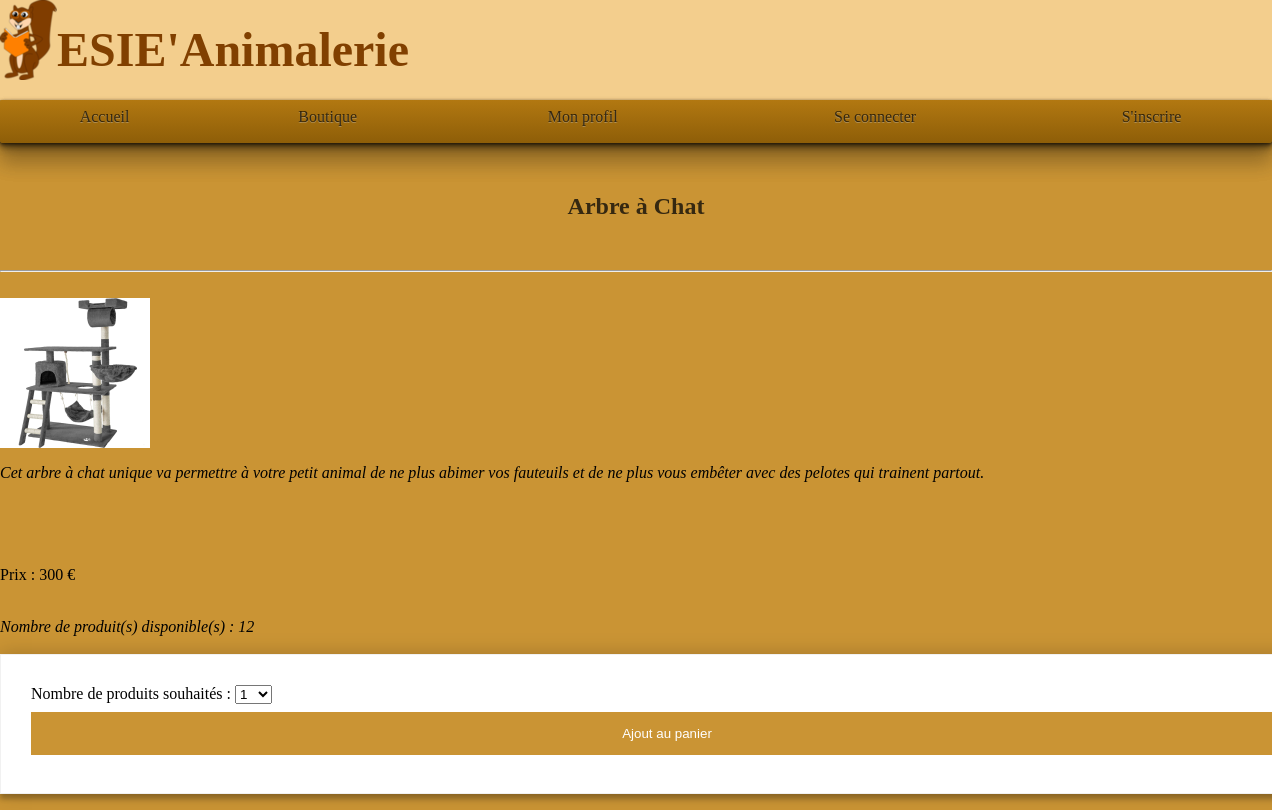
/Sources/fiche_produit.php?ID_Produit=2, run on the app's committed database.
### tables this page shows
CREATE TABLE `Produits` (
  `ID_Produit` int(11) NOT NULL,
  `Nom_Produit` varchar(100) NOT NULL,
  `ID_Categorie` int(50) NOT NULL,
  `Image_Produit` varchar(45) NOT NULL,
  `Description_Produit` text NOT NULL,
  `Prix_Produit` int(10) NOT NULL,
  `Quantite_Produit` int(10) NOT NULL
);

### Sources/fiche_produit.php (the view, shortened to what this page needs)
<?php
include ('connexionBDD.php');
?>
<html>
	<body>
		<link rel="stylesheet" href="style.css"/>
		<?php require "entete.php"; ?>
<?php
if(isset($_GET['ID_Produit']))
{
	$query = "SELECT * FROM Produits WHERE ID_Produit = '$_GET[ID_Produit]'";
	$resultat = mysqli_query($mysqli, $query);
}
$produit = $resultat->fetch_assoc();
$contenu .= "<div id='produit'>";
$contenu .= "<h2>$produit[Nom_Produit]</h2><hr><br>";
$contenu .= "<img src='../Images/$produit[Image_Produit]' ='150' height='150'>";
$contenu .= "<p><i>$produit[Description_Produit]</i></p><br>";
$contenu .= "<p>$produit[Date_Produit]</p><br>";
$contenu .= "<p>Prix : $produit[Prix_Produit] €</p><br>";
$contenu .= "</div>";
if($produit['Quantite_Produit'] > 0)
{
    $contenu .= "<i>Nombre de produit(s) disponible(s) : $produit[Quantite_Produit] </i><br><br>";
    $contenu .= '<form method="post" action="panier.php">';
        $contenu .= "<input type='hidden' name='ID_Produit' value='$produit[ID_Produit]'>";
        $contenu .= '<label for="quantite">Nombre de produits souhaités : </label>';
        $contenu .= '<select id="quantite" name="quantite">';
        for($i = 1; $i <= $produit['Quantite_Produit'] && $i <= 10; $i++)
        {
			$contenu .= "<option>$i</option>";
        }
        $contenu .= '</select>';
        $contenu .= '<input type="submit" name="ajout_panier" value="Ajout au panier">';
    $contenu .= '</form>';
}
else
{
    $contenu .= "Ce produit n'est plus disponible en boutique";
}
echo $contenu;
?>
	</body>
</html>

### Sources/style.css (style rules this page uses)
html, body { margin : 0 0 0 0; padding : 0 0 0 0; }
body { background-color : #ca9434 ; }
form { width: 100%; padding: 30px; border: 1px solid #f1f1f1; background: #fff; box-shadow: 0 0 20px 0 rgba(0, 0, 0, 0.2), 0 5px 5px 0 rgba(0, 0, 0, 0.24); }
h2 { text-align: center; color: #352811; padding: 30; }
input[type=submit] { background-color: #ca9434; color: white; padding: 14px 20px; margin: 8px 0; border: none; cursor: pointer; width: 100%; }

### data on the page
produits: Nom_Produit "Arbre à Chat", Image_Produit (picture), Description_Produit "Cet arbre à chat unique va permettre à votre petit animal de ne plus abimer vos fauteuils et de ne plus vous embêter avec des pelotes qui trainent partout.", Prix_Produit "300", Quantite_Produit "12"

### other printed values
form field quantite "1"
